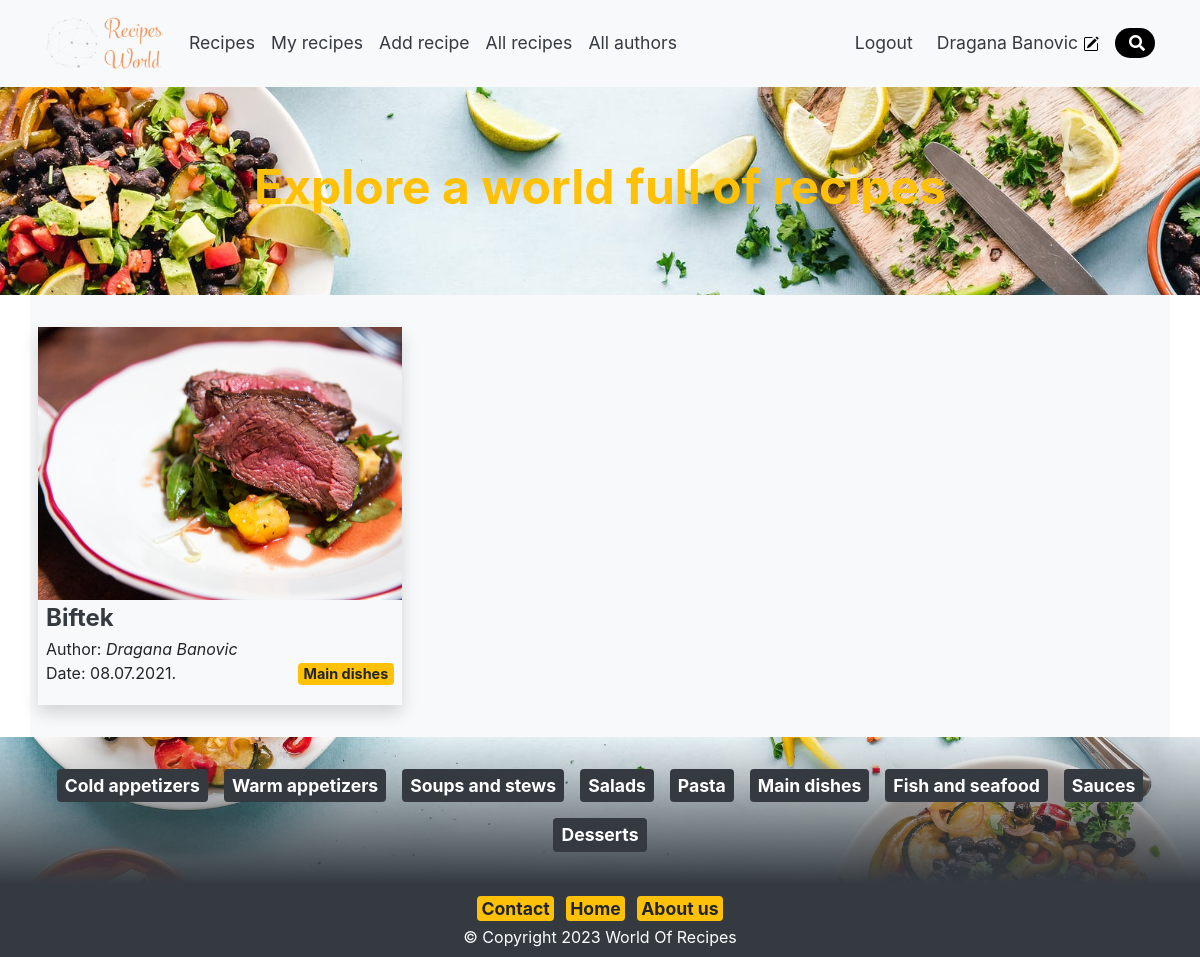
Page /search.php?pretraga=Biftek (signed in) on the committed database.
### tables this page shows
CREATE TABLE `category` (
  `Id` int(11) NOT NULL,
  `CategoryName` varchar(30) NOT NULL
);

CREATE TABLE `recipe` (
  `Id` int(11) NOT NULL,
  `CategoryId` int(11) NOT NULL,
  `AuthorId` int(11) NOT NULL,
  `Title` varchar(100) NOT NULL,
  `Content` text NOT NULL,
  `Date` timestamp NOT NULL DEFAULT current_timestamp() ON UPDATE current_timestamp(),
  `Image` varchar(256) NOT NULL
);

CREATE TABLE `author` (
  `Id` int(11) NOT NULL,
  `Name` varchar(60) NOT NULL,
  `Email` varchar(256) NOT NULL,
  `Password` varchar(256) NOT NULL,
  `Bio` text NOT NULL,
  `Role` varchar(20) NOT NULL,
  `Image` varchar(256) NOT NULL
);

### Classes/RecipeClass.php (called while the page is built, shortened)
<?php
class Recipe
{
    private $connection;
    function __construct()
    {
        include_once "ConnectionClass.php";
        $conn = new Connection();
        $this->connection = $conn->openConnection();
    }
    public function searchRecipes($search)
    {
        $search=mysqli_real_escape_string($this->connection, $search);
        $sqlQuery="SELECT * FROM `recipe` WHERE `Title` LIKE '%$search%' OR `Content` LIKE '%$search%'";
        $result = mysqli_query($this->connection, $sqlQuery);
        return $result;
    }
}
?>

### Classes/ConnectionClass.php (called while the page is built, shortened)
<?php
class Connection
{
    private $server = "localhost";
    private $username = "root";
    private $password ="";
    private $database = "worldofrecipes";
    public function openConnection()
    {
        $this->connection = mysqli_connect($this->server, $this->username, $this->password, $this->database);
        return $this->connection;
    }
}
?>

### Classes/AuthorClass.php (called while the page is built, shortened)
<?php
class Author
{
    private $connection;
    function __construct()
    {
        include_once "ConnectionClass.php";
        $conn = new Connection();
        $this->connection = $conn->openConnection();
    }
    public function getAuthorById($id)
    {
        $sqlQuery=" SELECT * FROM `author` WHERE `id` = $id";
        $result = mysqli_query($this->connection, $sqlQuery);
        return $result;
    }
}
?>

### Classes/CategoryClass.php (called while the page is built, shortened)
<?php
class Category
{
    private $connection;
    function __construct()
    {
        include_once "ConnectionClass.php";
        $conn = new Connection();
        $this->connection = $conn->openConnection();
    }
    public function allCategories()
    {
        $sqlQuery="SELECT * FROM `category`";
        $result = mysqli_query($this->connection, $sqlQuery);
        return $result;
    }
    public function getCategorieById($id)
    {
        $sqlQuery="SELECT * FROM category WHERE id='$id'";
        $result = mysqli_query($this->connection, $sqlQuery);
        return $result;
    }
}
?>

### search.php (the view, shortened to what this page needs)
<?php
$title='Explore a world full of recipes';
include 'Classes/CategoryClass.php';
include 'Classes/RecipeClass.php';
include 'Classes/AuthorClass.php';
$kategorija = new Category();
$recipe = new Recipe();
$autor = new Author();
if(!isset($_GET['pretraga'])){
    header("Location: index.php");
    exit();
}else{
    $pretraga = $_GET['pretraga'];
    ?>
<!DOCTYPE html>
<html lang="en">
	<head>
        <link rel="stylesheet" href="style/style.css">
        <link rel="stylesheet" type="text/css" href="style/bootstrap.min.css">
 	</head>
	<body>
  <?php
  include 'includes/header.php';
  include 'includes/hero.php';
  ?>
   <main class="content bg-light container py-4">
    <section class="row">
    <?php
        $result = $recipe->searchRecipes($pretraga);
        if(mysqli_num_rows($result)<=0){
            echo '
            <div class=" col-md-12 my-5 "></div><div class=" col-md-12 my-5 "></div>
            <div class=" col-md-12 py-4 d-flex justify-content-center ">
            <div class="col-md-4 alert alert-warning alert-dismissible fade show text-center px-3 fs-3" role="alert">
                        Nema recepata iz pretrage
            </div> </div>
            <div class=" col-md-12 my-5 "></div>
            <div class=" col-md-12 my-5 "></div>';
        }else{
        while($red=mysqli_fetch_assoc($result)){
        $id = $red['Id'];
        $title = $red['Title'];
        $authorId = $red['AuthorId'];
        $categoryId = $red['CategoryId'];
        $date = $red['Date'];
        $dt = new DateTime($date);
        $image = $red['Image'];
        $authresult = $autor->getAuthorById($authorId);
        while($authrow=mysqli_fetch_assoc($authresult)){
        $name_autora = $authrow['Name'];
        $catResult = $kategorija->getCategorieById($categoryId);
        while($catrow=mysqli_fetch_assoc($catResult)){
        $naziv_kategorije = $catrow['CategoryName'];
      ?>
      <article name="article" class="col-md-4  p-0">
        <a class="text-dark " href="recipe.php?id=<?php echo $id; ?>">
          <div class="m-2 shadow">
            <div class="embed-responsive embed-responsive-4by3">
              <img  class="img-fluid embed-responsive-item" src="<?php echo $image?>" alt="<?php echo $title?>">
            </div>
            <div class="article-content px-2 py-1 ">
              <h2 class="fs-3 font-weight-bold mb-1 "><?php echo $title?></h2>
              </a>
              <p class="mb-0 text-decoration-none ">Author: <span class="font-italic"><?php echo $name_autora?></span></p>
              <div class="d-flex justify-content-between">
                <p class="text-decoration-none">Date: <?php echo $dt->format('d.m.Y.'); ?></p>
                <p><span class="badge badge-warning fs-5"><?php echo $naziv_kategorije?></span></p>
              </div>
      </article>
      <?php } }}}?>
    </section>
    </main>
    <?php include 'includes/footer.php'; ?>
	</body>
</html>
<?php
}
?>

### includes/header.php (shortened to what this page needs)
<link rel="stylesheet" href="https://stackpath.bootstrapcdn.com/bootstrap/4.1.3/css/bootstrap.min.css">
    <link rel="stylesheet" href="https://use.fontawesome.com/releases/v5.5.0/css/all.css">
<nav class="navbar navbar-expand-lg navbar-light bg-light">
      <div class="container">
        <a class="navbar-brand" href="<?php echo BASE_URL .  "/index.php" ?>"><img src="<?php echo BASE_URL; ?>/Images/Logo 4.png"  alt="World Of Recipes" style="width: 120px;"></a>
        <div class="collapse navbar-collapse" id="navbarSupportedContent">
        <?php
        if(isset($_SESSION['Role'])){
            if($_SESSION['Role']=="admin"){
            echo'
            <ul class="navbar-nav mr-auto ">
            <li class="nav-item active">
                <a class="nav-link text-dark  fs-4" href="' .BASE_URL."/index.php". '">Recipes</a>
            </li>
            <li class="nav-item ">
                <a class="nav-link text-dark  fs-4" href="' .BASE_URL."/admin/my_recipes.php". '">My recipes</a>
            </li>
            <li class="nav-item ">
                <a class="nav-link text-dark  fs-4" href="' .BASE_URL."/admin/unos_recepta.php". '">Add recipe</a>
            </li>
            <li class="nav-item ">
                    <a class="nav-link text-dark  fs-4" href="' .BASE_URL."/admin/all_recipes_list.php". '">All recipes</a>
            </li>
            <li class="nav-item ">
                    <a class="nav-link text-dark  fs-4" href="' .BASE_URL."/admin/all_authors.php". '">All authors</a>
            </li>
            </ul>
            <a class="nav-link text-dark  fs-4 pl-0 mr-2 text-danger" href="' .BASE_URL."/logout.php" .'">Logout</a>
            <a class="nav-link text-dark  fs-4 pl-0  " href="' .BASE_URL."/admin/profile.php". '" ><i class="bi bi-pencil-square"></i>'.$_SESSION["Name"].' <img src="' .BASE_URL."/Images/pencil-square.svg". '"></a>
            <form class="searchbar my-2" action="' .BASE_URL."/search.php". '" >
                <input class="search_input mb-2 align-middle" type="search"  name="pretraga" aria-label="Search" placeholder="Search">
                <button class="btn btn-link search_icon" type="submit"><i class="fas fa-search"></i></button>
            </form>
            ';
              }
            }
        ?>
        </div>
      </div>
    </nav>

### includes/hero.php
<section id="jump" class="hero d-flex align-items-center ">
      <div class="container ">
        <div class="d-flex justify-content-center">
          <h1 class="font-weight-bold fs-1 text-warning  text-center"><?php echo $title?></h1>
        </div>
      </div>
    </section>

### includes/footer.php (shortened to what this page needs)
<?php
include_once (ROOT . '/Classes/CategoryClass.php');
$kategorijaF = new Category();
?>
<section class="hero-bottom  py-4 d-flex align-items-center ">
      <div class="d-flex container justify-content-center flex-wrap">
        <?php
            $result = $kategorijaF->allCategories();
            while($red=mysqli_fetch_assoc($result)){
            $id = $red['Id'];
            $naziv_kategorije = $red['CategoryName'];
            ?>
            <a href="<?php echo BASE_URL . "/index.php?category=". $id ."#jump"?>" class="badge badge-dark fs-4 m-2 p-2 "><?php echo $naziv_kategorije; ?></a>
            <?php
            }
            ?>
      </div>
    </section>
    <footer class="bg-dark text-white py-2">
      <div class="container text-center">
        <div class="f-flex felx-wrap justify-content-center">
          <a href="<?php echo BASE_URL .  "/contact.php" ?>" class="badge badge-warning fs-4 p-1 m-1">Contact</a>
          <a href="<?php echo BASE_URL .  "/index.php" ?>" class="badge badge-warning fs-4 p-1 m-1">Home</a>
          <a href="<?php echo BASE_URL .  "/about.php" ?>" class="badge badge-warning fs-4 p-1 m-1">About us</a>
        </div>
        <p class="mb-0">&copy; Copyright 2023 World Of Recipes</p>
      </div>
    </footer>

### style/style.css (style rules this page uses)
.fs-1 { font-size: 3rem !important; }
.fs-3 { font-size: 1.5rem !important; }
.fs-4 { font-size: 1.1rem !important; }
.fs-5 { font-size: 0.9rem !important; }
.hero { height: 13rem; background-image: linear-gradient(rgba(0, 0, 0, 0.0), rgba(0, 0, 0, 0.0)), url("../Images/pexels-photo-1640774.jpeg"); background-position: center; background-repeat: no-repeat; background-attachment: fixed; background-size: cover; position: relative; }
.hero-bottom { background-image: linear-gradient(rgba(0, 0, 0, 0.0), rgba(52,58,64, 1)), url("../Images/pexels-photo-1640774.jpeg"); background-position: center; background-repeat: no-repeat; background-size: cover; position: relative; }
.searchbar { margin-bottom: auto; margin-top: auto; height: 30px; background-color: black; border-radius: 15px; padding: 5px; }
.search_input { color: white ; border: 0; outline: 0; background-color:transparent; width: 0; caret-color:transparent; line-height: 19px; transition: width 0.4s linear; transition-delay: 2s; }
.search_icon { height: 20px !important; width: 20px !important; float: right !important; display: flex !important; justify-content: center !important; align-items: center !important; border-radius: 50% !important; color: white !important; text-decoration: none !important; }

### rows in the picture
recipe: Title "Biftek", Date "08.07.2021."
author: Name "Dragana Banovic"
category: recipe.Image (picture), CategoryName "Main dishes"
category: CategoryName "Cold appetizers"
category: CategoryName "Warm appetizers"
category: CategoryName "Soups and stews"
category: CategoryName "Salads"
category: CategoryName "Pasta"
category: CategoryName "Fish and seafood"
category: CategoryName "Sauces"
category: CategoryName "Desserts"

### other values in the picture
$_SESSION["Name"] "Dragana Banovic"
$title "Explore a world full of recipes"
